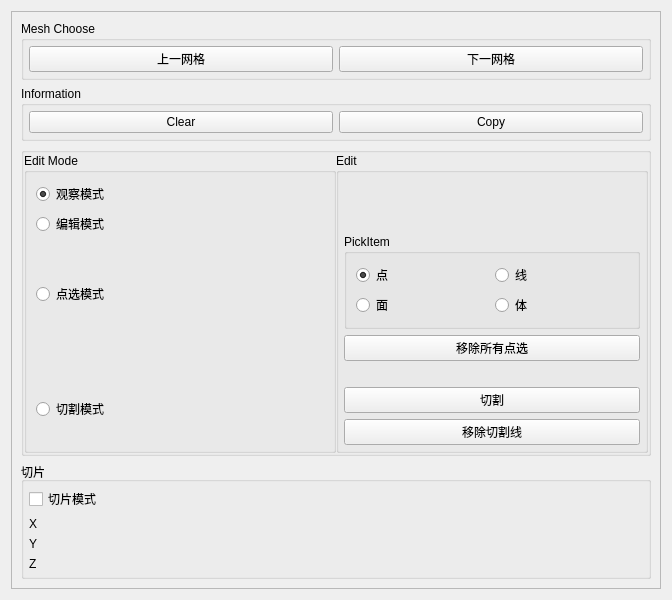
<?xml version="1.0" encoding="UTF-8"?>
<ui version="4.0">
 <class>MeshEditMode</class>
 <widget class="QWidget" name="MeshEditMode">
  <property name="geometry">
   <rect>
    <x>0</x>
    <y>0</y>
    <width>672</width>
    <height>600</height>
   </rect>
  </property>
  <property name="windowTitle">
   <string>Form</string>
  </property>
  <layout class="QVBoxLayout" name="verticalLayout">
   <item>
    <widget class="QScrollArea" name="scrollArea_4">
     <property name="sizePolicy">
      <sizepolicy hsizetype="Preferred" vsizetype="Preferred">
       <horstretch>0</horstretch>
       <verstretch>0</verstretch>
      </sizepolicy>
     </property>
     <property name="horizontalScrollBarPolicy">
      <enum>Qt::ScrollBarAsNeeded</enum>
     </property>
     <property name="widgetResizable">
      <bool>true</bool>
     </property>
     <widget class="QWidget" name="scrollAreaWidgetContents_4">
      <property name="geometry">
       <rect>
        <x>0</x>
        <y>0</y>
        <width>652</width>
        <height>580</height>
       </rect>
      </property>
      <layout class="QVBoxLayout" name="verticalLayout_22">
       <item>
        <widget class="QGroupBox" name="groupBox_15">
         <property name="title">
          <string>Mesh Choose</string>
         </property>
         <layout class="QVBoxLayout" name="verticalLayout_27">
          <property name="leftMargin">
           <number>5</number>
          </property>
          <property name="topMargin">
           <number>5</number>
          </property>
          <property name="rightMargin">
           <number>5</number>
          </property>
          <property name="bottomMargin">
           <number>5</number>
          </property>
          <item>
           <layout class="QHBoxLayout" name="horizontalLayout_3">
            <item>
             <widget class="QPushButton" name="btnLastMesh">
              <property name="text">
               <string>上一网格</string>
              </property>
              <property name="icon">
               <iconset>
                <normaloff>:/Ticon/Resources/arrow_click_cursor_pointer_icon.png</normaloff>:/Ticon/Resources/arrow_click_cursor_pointer_icon.png</iconset>
              </property>
              <property name="iconSize">
               <size>
                <width>30</width>
                <height>30</height>
               </size>
              </property>
             </widget>
            </item>
            <item>
             <widget class="QPushButton" name="btnNextMesh">
              <property name="text">
               <string>下一网格</string>
              </property>
              <property name="icon">
               <iconset>
                <normaloff>:/Ticon/Resources/arrow_click_cursor_pointer_icon (1).png</normaloff>:/Ticon/Resources/arrow_click_cursor_pointer_icon (1).png</iconset>
              </property>
              <property name="iconSize">
               <size>
                <width>30</width>
                <height>30</height>
               </size>
              </property>
             </widget>
            </item>
           </layout>
          </item>
         </layout>
        </widget>
       </item>
       <item>
        <widget class="QGroupBox" name="groupBox_6">
         <property name="title">
          <string>Information</string>
         </property>
         <layout class="QVBoxLayout" name="verticalLayout_8">
          <property name="leftMargin">
           <number>5</number>
          </property>
          <property name="topMargin">
           <number>5</number>
          </property>
          <property name="rightMargin">
           <number>5</number>
          </property>
          <property name="bottomMargin">
           <number>5</number>
          </property>
          <item>
           <layout class="QHBoxLayout" name="horizontalLayout_4">
            <item>
             <widget class="QPushButton" name="btnInfoClear">
              <property name="text">
               <string>Clear</string>
              </property>
              <property name="icon">
               <iconset>
                <normaloff>:/Ticon/Resources/清空.png</normaloff>:/Ticon/Resources/清空.png</iconset>
              </property>
             </widget>
            </item>
            <item>
             <widget class="QPushButton" name="btnInfoCopy">
              <property name="text">
               <string>Copy</string>
              </property>
              <property name="icon">
               <iconset>
                <normaloff>:/Ticon/Resources/icon (2).png</normaloff>:/Ticon/Resources/icon (2).png</iconset>
              </property>
              <property name="iconSize">
               <size>
                <width>18</width>
                <height>18</height>
               </size>
              </property>
             </widget>
            </item>
           </layout>
          </item>
         </layout>
        </widget>
       </item>
       <item>
        <widget class="QGroupBox" name="groupBox_13">
         <property name="title">
          <string/>
         </property>
         <layout class="QHBoxLayout" name="horizontalLayout">
          <property name="spacing">
           <number>0</number>
          </property>
          <property name="sizeConstraint">
           <enum>QLayout::SetDefaultConstraint</enum>
          </property>
          <property name="leftMargin">
           <number>0</number>
          </property>
          <property name="topMargin">
           <number>0</number>
          </property>
          <property name="rightMargin">
           <number>0</number>
          </property>
          <property name="bottomMargin">
           <number>0</number>
          </property>
          <item>
           <widget class="QGroupBox" name="groupBox_5">
            <property name="title">
             <string>Edit Mode</string>
            </property>
            <layout class="QVBoxLayout" name="verticalLayout_13">
             <item>
              <widget class="QRadioButton" name="rtnModelView">
               <property name="text">
                <string>观察模式</string>
               </property>
               <property name="icon">
                <iconset>
                 <normaloff>:/Ticon/Resources/6610 - View.png</normaloff>:/Ticon/Resources/6610 - View.png</iconset>
               </property>
               <property name="checked">
                <bool>true</bool>
               </property>
              </widget>
             </item>
             <item>
              <widget class="QRadioButton" name="rtnModelEdit">
               <property name="text">
                <string>编辑模式</string>
               </property>
               <property name="icon">
                <iconset>
                 <normaloff>:/Ticon/Resources/Setting.png</normaloff>:/Ticon/Resources/Setting.png</iconset>
               </property>
               <property name="checked">
                <bool>false</bool>
               </property>
              </widget>
             </item>
             <item>
              <spacer name="verticalSpacer_4">
               <property name="orientation">
                <enum>Qt::Vertical</enum>
               </property>
               <property name="sizeType">
                <enum>QSizePolicy::Minimum</enum>
               </property>
               <property name="sizeHint" stdset="0">
                <size>
                 <width>20</width>
                 <height>40</height>
                </size>
               </property>
              </spacer>
             </item>
             <item>
              <widget class="QRadioButton" name="rtnPickItem">
               <property name="text">
                <string>点选模式</string>
               </property>
               <property name="icon">
                <iconset>
                 <normaloff>:/Ticon/Resources/arrow_click_cursor_pointer_icon .png</normaloff>:/Ticon/Resources/arrow_click_cursor_pointer_icon .png</iconset>
               </property>
              </widget>
             </item>
             <item>
              <spacer name="verticalSpacer_5">
               <property name="orientation">
                <enum>Qt::Vertical</enum>
               </property>
               <property name="sizeType">
                <enum>QSizePolicy::Expanding</enum>
               </property>
               <property name="sizeHint" stdset="0">
                <size>
                 <width>20</width>
                 <height>50</height>
                </size>
               </property>
              </spacer>
             </item>
             <item>
              <widget class="QRadioButton" name="rtnModelCut">
               <property name="text">
                <string>切割模式</string>
               </property>
               <property name="icon">
                <iconset>
                 <normaloff>:/Ticon/Resources/knife_cutter_cut_cutlery_cutting_icon.png</normaloff>:/Ticon/Resources/knife_cutter_cut_cutlery_cutting_icon.png</iconset>
               </property>
               <property name="iconSize">
                <size>
                 <width>14</width>
                 <height>14</height>
                </size>
               </property>
              </widget>
             </item>
             <item>
              <spacer name="verticalSpacer_8">
               <property name="orientation">
                <enum>Qt::Vertical</enum>
               </property>
               <property name="sizeType">
                <enum>QSizePolicy::Minimum</enum>
               </property>
               <property name="sizeHint" stdset="0">
                <size>
                 <width>20</width>
                 <height>20</height>
                </size>
               </property>
              </spacer>
             </item>
            </layout>
           </widget>
          </item>
          <item>
           <widget class="QGroupBox" name="groupBox_11">
            <property name="title">
             <string>Edit</string>
            </property>
            <layout class="QVBoxLayout" name="verticalLayout_9">
             <property name="leftMargin">
              <number>5</number>
             </property>
             <property name="topMargin">
              <number>5</number>
             </property>
             <property name="rightMargin">
              <number>5</number>
             </property>
             <property name="bottomMargin">
              <number>5</number>
             </property>
             <item>
              <spacer name="verticalSpacer_10">
               <property name="orientation">
                <enum>Qt::Vertical</enum>
               </property>
               <property name="sizeHint" stdset="0">
                <size>
                 <width>20</width>
                 <height>40</height>
                </size>
               </property>
              </spacer>
             </item>
             <item>
              <layout class="QVBoxLayout" name="verticalLayout_12">
               <item>
                <layout class="QHBoxLayout" name="horizontalLayout_7">
                 <item>
                  <widget class="QGroupBox" name="groupBox_8">
                   <property name="title">
                    <string>PickItem</string>
                   </property>
                   <layout class="QVBoxLayout" name="verticalLayout_3">
                    <item>
                     <layout class="QHBoxLayout" name="horizontalLayout_13">
                      <item>
                       <widget class="QRadioButton" name="rtnPickPoint">
                        <property name="text">
                         <string>点</string>
                        </property>
                        <property name="checked">
                         <bool>true</bool>
                        </property>
                       </widget>
                      </item>
                      <item>
                       <widget class="QRadioButton" name="rtnPickEdge">
                        <property name="text">
                         <string>线</string>
                        </property>
                       </widget>
                      </item>
                     </layout>
                    </item>
                    <item>
                     <layout class="QHBoxLayout" name="horizontalLayout_14">
                      <item>
                       <widget class="QRadioButton" name="rtnPickFace">
                        <property name="text">
                         <string>面</string>
                        </property>
                       </widget>
                      </item>
                      <item>
                       <widget class="QRadioButton" name="rtnPickCell">
                        <property name="text">
                         <string>体</string>
                        </property>
                       </widget>
                      </item>
                     </layout>
                    </item>
                   </layout>
                  </widget>
                 </item>
                </layout>
               </item>
               <item>
                <widget class="QPushButton" name="btnPickRemoveAll">
                 <property name="text">
                  <string>移除所有点选</string>
                 </property>
                </widget>
               </item>
              </layout>
             </item>
             <item>
              <spacer name="verticalSpacer_6">
               <property name="orientation">
                <enum>Qt::Vertical</enum>
               </property>
               <property name="sizeType">
                <enum>QSizePolicy::Minimum</enum>
               </property>
               <property name="sizeHint" stdset="0">
                <size>
                 <width>20</width>
                 <height>20</height>
                </size>
               </property>
              </spacer>
             </item>
             <item>
              <layout class="QVBoxLayout" name="verticalLayout_14">
               <item>
                <widget class="QPushButton" name="btnToCut">
                 <property name="text">
                  <string>切割</string>
                 </property>
                </widget>
               </item>
               <item>
                <widget class="QPushButton" name="btnRemoveLine">
                 <property name="text">
                  <string>移除切割线</string>
                 </property>
                </widget>
               </item>
              </layout>
             </item>
            </layout>
           </widget>
          </item>
         </layout>
        </widget>
       </item>
       <item>
        <widget class="QGroupBox" name="groupBox_10">
         <property name="title">
          <string>切片</string>
         </property>
         <layout class="QVBoxLayout" name="verticalLayout_15">
          <property name="leftMargin">
           <number>5</number>
          </property>
          <property name="topMargin">
           <number>5</number>
          </property>
          <property name="rightMargin">
           <number>5</number>
          </property>
          <property name="bottomMargin">
           <number>5</number>
          </property>
          <item>
           <widget class="QCheckBox" name="ckbCutPlane">
            <property name="text">
             <string>切片模式</string>
            </property>
            <property name="checked">
             <bool>false</bool>
            </property>
           </widget>
          </item>
          <item>
           <layout class="QVBoxLayout" name="verticalLayout_16">
            <item>
             <layout class="QHBoxLayout" name="horizontalLayout_12">
              <item>
               <widget class="QLabel" name="label_2">
                <property name="sizePolicy">
                 <sizepolicy hsizetype="Fixed" vsizetype="Preferred">
                  <horstretch>0</horstretch>
                  <verstretch>0</verstretch>
                 </sizepolicy>
                </property>
                <property name="minimumSize">
                 <size>
                  <width>10</width>
                  <height>0</height>
                 </size>
                </property>
                <property name="text">
                 <string>X</string>
                </property>
               </widget>
              </item>
              <item>
               <widget class="igQtDataRangeSlider" name="cutPlaneX" native="true"/>
              </item>
             </layout>
            </item>
            <item>
             <layout class="QHBoxLayout" name="horizontalLayout_15">
              <item>
               <widget class="QLabel" name="label_3">
                <property name="sizePolicy">
                 <sizepolicy hsizetype="Fixed" vsizetype="Preferred">
                  <horstretch>0</horstretch>
                  <verstretch>0</verstretch>
                 </sizepolicy>
                </property>
                <property name="text">
                 <string>Y</string>
                </property>
               </widget>
              </item>
              <item>
               <widget class="igQtDataRangeSlider" name="cutPlaneY" native="true"/>
              </item>
             </layout>
            </item>
            <item>
             <layout class="QHBoxLayout" name="horizontalLayout_16">
              <item>
               <widget class="QLabel" name="label_4">
                <property name="sizePolicy">
                 <sizepolicy hsizetype="Fixed" vsizetype="Preferred">
                  <horstretch>0</horstretch>
                  <verstretch>0</verstretch>
                 </sizepolicy>
                </property>
                <property name="text">
                 <string>Z</string>
                </property>
               </widget>
              </item>
              <item>
               <widget class="igQtDataRangeSlider" name="cutPlaneZ" native="true"/>
              </item>
             </layout>
            </item>
           </layout>
          </item>
         </layout>
        </widget>
       </item>
      </layout>
     </widget>
    </widget>
   </item>
  </layout>
 </widget>
 <customwidgets>
  <customwidget>
   <class>igQtDataRangeSlider</class>
   <extends>QWidget</extends>
   <header>IQComponents/igQtDataRangeSlider.h</header>
   <container>1</container>
  </customwidget>
 </customwidgets>
 <resources>
  <include location="../iGameQtMainWindow.qrc"/>
 </resources>
 <connections/>
</ui>
